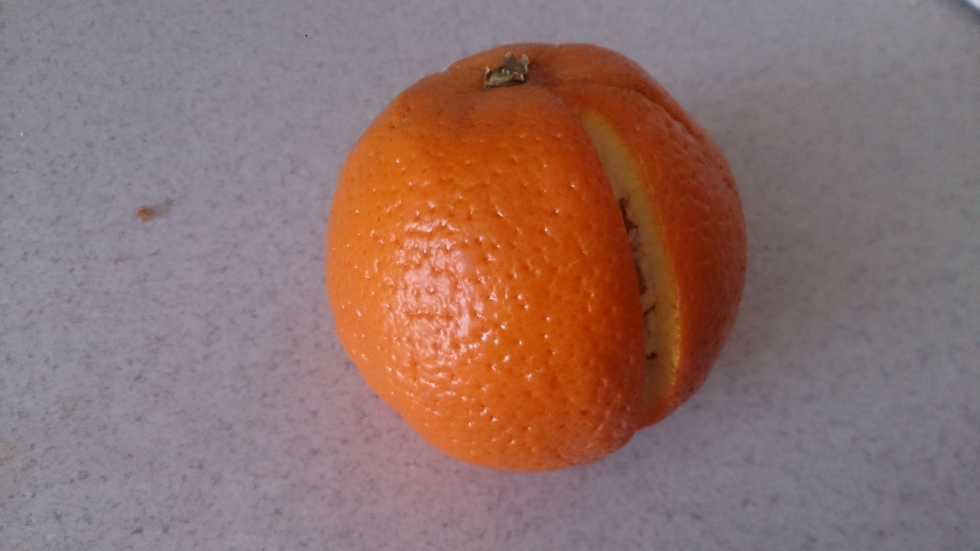
#> input picture orange/DSC_2714.JPG, 3920 x 2204 px, given as the content of the folder strawberry/, which was not available (shown at 1/4 size)
$ python fruit_detection.py
#> lines starting #> are read from the running program, lines starting #| are printed output that depends on the picture; after the words box and inside, x2 and y2 are one past the last pixel; in counts of white or black regions, pixels touching at a corner belong together; pictures that were not available may be replaced by others from this repository, and a replacement may not be noted
import cv2
import numpy as np
import argparse
from math import *
import os

class fruit_detection:
    def __init__(self, filename):
#> called with filename = 'strawberry/DSC_2714.JPG'
        self.filename = filename
        self.img_original = cv2.imread(self.filename)
#> self.img_original is the input picture: shape (2204, 3920, 3); mean B, G, R 108.7, 113.1, 143.2
        height, width, depth = self.img_original.shape
#> height = 2204; width = 3920; depth = 3

        scale =  height / 200
#> scale = 11.02

        self.img_original = cv2.resize(self.img_original,(int(width/scale),int(height/scale)))
#> self.img_original: shape (200, 355, 3)

    def edge_detection(self):

        #self.dim_x, self.dim_y = self.img_original.shape
        self.img_edge = self.img_original.copy()
        self.threshold1 = 100
        self.threshold2 = 500
        self.img_edge = cv2.Canny(self.img_edge, self.threshold1, self.threshold2)

    def show(self):
        cv2.imshow('image', self.img_original)
        cv2.waitKey(0)

    def approx_line(self, points):

        sum_x = 0.0
        sum_y = 0.0
        sum_xy = 0.0
        sum_x2 = 0.0

        points = np.array(points)

        n = len(points)

        sum_x = sum(points[:,0])
        sum_y = sum(points[:,[1]])
        sum_xy = sum([points[i,0]*points[i,1] for i in range(n)])
        sum_x2 = sum([points[i,0]**2 for i in range(n)])

        a = (float)((n*sum_xy - sum_x*sum_y)/(n*sum_x2 - sum_x**2))

        b = (float)((sum_y - a*sum_x)/n)

    def find_contours_orange(self):

        img_original = self.img_original
        img_hsv = cv2.cvtColor(img_original, cv2.COLOR_BGR2HSV)

        mask_orange = cv2.inRange(img_hsv, (0,0,0), (40,255,255))
        mask_white_neg = cv2.inRange(img_hsv, (0,0,0), (255,80,255) )

        mask_white_neg = cv2.bitwise_not(mask_white_neg)

        mask = cv2.bitwise_and(mask_white_neg, mask_orange)
        target = cv2.bitwise_and(img_hsv, img_hsv, mask=mask)

        img_gray = cv2.cvtColor(target, cv2.COLOR_BGR2GRAY)


        contours, _ = cv2.findContours(img_gray.copy(), cv2.RETR_LIST,
            cv2.CHAIN_APPROX_SIMPLE)


        return contours

    def find_contours_banana(self):
        img_original = self.img_original
        img_hsv = cv2.cvtColor(img_original, cv2.COLOR_BGR2HSV)

        mask_yellow = cv2.inRange(img_hsv, (10,0,0), (40,255,255))
        mask_white_neg = cv2.inRange(img_hsv, (0,0,0), (255,80,255) )

        mask_white_neg = cv2.bitwise_not(mask_white_neg)

        mask = cv2.bitwise_and(mask_white_neg, mask_yellow)
        target = cv2.bitwise_and(img_hsv, img_hsv, mask=mask)

        img_gray = cv2.cvtColor(target, cv2.COLOR_BGR2GRAY)


        contours, _ = cv2.findContours(img_gray.copy(), cv2.RETR_LIST,
            cv2.CHAIN_APPROX_SIMPLE)


        return contours

    def find_contours_strawberry(self):

        img_original = self.img_original
        img_hsv = cv2.cvtColor(img_original, cv2.COLOR_BGR2HSV)

        mask_orange = cv2.inRange(img_hsv, (0,0,0), (10,255,255))
        mask_white_neg = cv2.inRange(img_hsv, (0,0,0), (255,80,255) )
        mask_white_neg = cv2.bitwise_not(mask_white_neg)

        mask = cv2.bitwise_and(mask_white_neg, mask_orange)
        target = cv2.bitwise_and(img_hsv, img_hsv, mask=mask)

        img_gray = cv2.cvtColor(target, cv2.COLOR_BGR2GRAY)


        contours, _ = cv2.findContours(img_gray.copy(), cv2.RETR_LIST,
            cv2.CHAIN_APPROX_SIMPLE)


        return contours


    def detect_circle(self, contour):

        (x,y), r = cv2.minEnclosingCircle(contour)

        return(int(x), int(y)), int(r)


    def detect_fruit(self):
        img_original = self.img_original

        orange_contour = max(self.find_contours_orange(), key = cv2.contourArea)
#> in find_contours_orange, `img_hsv = cv2.cvtColor(img_original, cv2.COLOR_BGR2HSV)`: img_hsv: shape (200, 355, 3); mean H, S, V 104.5, 71.3, 146.2
#> in find_contours_orange, `mask_orange = cv2.inRange(img_hsv, (0,0,0), (40,255,255))`:
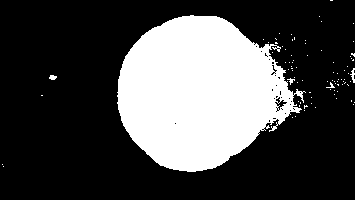
#> mask_orange: shape (200, 355); 28.7% white; 84 white regions (79 under 20 px), largest, box (x1, y1, x2, y2) and area: (117, 15, 306, 172) 20122, (350, 68, 355, 83) 37, (49, 75, 57, 80) 30, (287, 78, 295, 85) 22, (326, 82, 335, 88) 20
#> in find_contours_orange, `mask_white_neg = cv2.inRange(img_hsv, (0,0,0), (255,80,255) )`:
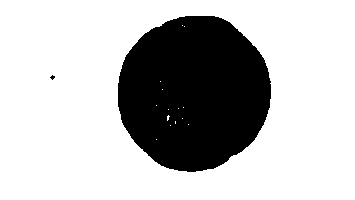
#> mask_white_neg: shape (200, 355); 73.8% white; 2 black regions (1 under 20 px), largest, box (x1, y1, x2, y2) and area: (118, 16, 271, 172) 18610
#> in find_contours_orange, `mask = cv2.bitwise_and(mask_white_neg, mask_orange)`: mask: shape (200, 355); 26.2% white; 2 white regions (1 under 20 px)
#> in find_contours_orange, `target = cv2.bitwise_and(img_hsv, img_hsv, mask=mask)`: target: shape (200, 355, 3); mean H, S, V 2.5, 53.8, 44.1
#> in find_contours_orange, `img_gray = cv2.cvtColor(target, cv2.COLOR_BGR2GRAY)`:
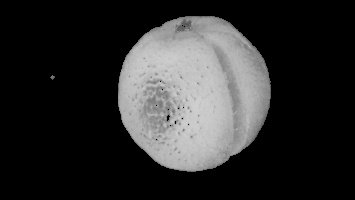
#> img_gray: shape (200, 355); min 0, max 209, mean 45.1
#> in find_contours_orange, `contours, _ = cv2.findContours(img_gray.copy(), cv2.RETR_LIST, cv2.CHA..`: contours = 16 contours, 15 with area under 20; largest, box (x1, y1, x2, y2) and area: (118, 16, 271, 172) 18404
#> orange_contour = contour of 203 points, box (x1, y1, x2, y2) (118, 16, 271, 172), area 18404
        banana_contour = max(self.find_contours_banana(), key = cv2.contourArea)
#> in find_contours_banana, `mask_yellow = cv2.inRange(img_hsv, (10,0,0), (40,255,255))`:
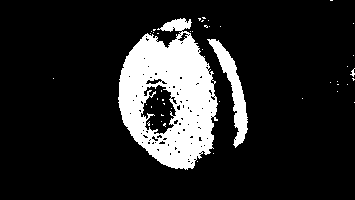
#> mask_yellow: shape (200, 355); 14.7% white; 46 white regions (43 under 20 px), largest, box (x1, y1, x2, y2) and area: (118, 18, 218, 170) 9113, (207, 39, 248, 148) 1235, (350, 68, 355, 77) 20
#> in find_contours_banana, `mask = cv2.bitwise_and(mask_white_neg, mask_yellow)`: mask: shape (200, 355); 14.7% white; 33 white regions (31 under 20 px)
#> in find_contours_banana, `target = cv2.bitwise_and(img_hsv, img_hsv, mask=mask)`: target: shape (200, 355, 3); mean H, S, V 1.6, 31.4, 27.3
#> in find_contours_banana, `img_gray = cv2.cvtColor(target, cv2.COLOR_BGR2GRAY)`:
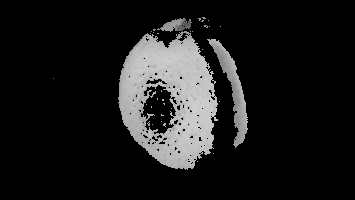
#> img_gray: shape (200, 355); min 0, max 209, mean 26.8
#> in find_contours_banana, `contours, _ = cv2.findContours(img_gray.copy(), cv2.RETR_LIST, cv2.CHA..`: contours = 138 contours, 131 with area under 20; largest, box (x1, y1, x2, y2) and area: (118, 18, 218, 170) 10314, (140, 84, 177, 135) 1212, (207, 39, 248, 148) 1114, (145, 78, 163, 85) 63, (177, 32, 189, 42) 50, (170, 96, 178, 105) 26, (151, 135, 159, 142) 22
#> banana_contour = contour of 376 points, box (x1, y1, x2, y2) (118, 18, 218, 170), area 10314
        strawberry_contour = max(self.find_contours_strawberry(), key = cv2.contourArea)
#> in find_contours_strawberry, `mask_orange = cv2.inRange(img_hsv, (0,0,0), (10,255,255))`: mask_orange: shape (200, 355); 18.4% white; 163 white regions (160 under 20 px), largest, box (x1, y1, x2, y2) and area: (117, 15, 306, 172) 12547, (49, 75, 57, 80) 30, (287, 78, 295, 85) 22
#> in find_contours_strawberry, `mask = cv2.bitwise_and(mask_white_neg, mask_orange)`:
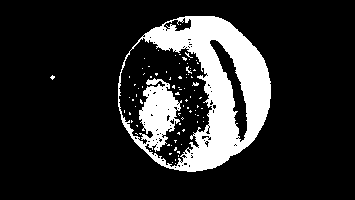
#> mask: shape (200, 355); 16% white; 81 white regions (80 under 20 px)
#> in find_contours_strawberry, `target = cv2.bitwise_and(img_hsv, img_hsv, mask=mask)`: target: shape (200, 355, 3); mean H, S, V 1.3, 31.8, 24.8
#> in find_contours_strawberry, `img_gray = cv2.cvtColor(target, cv2.COLOR_BGR2GRAY)`:
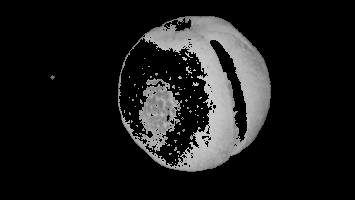
#> img_gray: shape (200, 355); min 0, max 207, mean 26.2
#> in find_contours_strawberry, `contours, _ = cv2.findContours(img_gray.copy(), cv2.RETR_LIST, cv2.CHA..`: contours = 175 contours, 170 with area under 20; largest, box (x1, y1, x2, y2) and area: (118, 16, 271, 172) 18404, (118, 37, 213, 168) 6574, (209, 39, 248, 143) 1145, (163, 17, 192, 32) 216, (201, 135, 210, 140) 22
#> strawberry_contour has the same summary as orange_contour

        (x_o, y_o), r_o = self.detect_circle(orange_contour)
#> in detect_circle, `(x,y), r = cv2.minEnclosingCircle(contour)`: x = 193; y = 92.31; r = 79.42
#> x_o = 192; y_o = 92; r_o = 79
        (x_b, y_b), r_b = self.detect_circle(banana_contour)
#> x_b = 183; y_b = 93; r_b = 75
        (x_s, y_s), r_s = self.detect_circle(strawberry_contour)
#> x_s = 192; y_s = 92; r_s = 79

        cntArea_orange = cv2.contourArea(orange_contour)
#> cntArea_orange = 18404
        cntArea_banana = cv2.contourArea(banana_contour)
#> cntArea_banana = 10314.5
        cntArea_strawberry = cv2.contourArea(strawberry_contour)
#> cntArea_strawberry = 18404

        if r_o != 0:
            cirArea_orange = pi*(r_o**2)
#> cirArea_orange = 19606.7
            ratio_orange = cntArea_orange/cirArea_orange
#> ratio_orange = 0.939
        else:
            ratio_orange = 0
        if r_b != 0:
            cirArea_banana = pi*(r_b**2)
#> cirArea_banana = 17671.5
            ratio_banana = cntArea_banana/cirArea_banana
#> ratio_banana = 0.584
        else:
            ratio_banana = 0
        if r_s != 0:
            cirArea_strawberry = pi*(r_s**2)
#> cirArea_strawberry = 19606.7
            ratio_strawberry = cntArea_strawberry/cirArea_strawberry
#> ratio_strawberry = 0.939
        else:
            ratio_strawberry = 0

        fruit = ''

        if ratio_orange > 0.8:
            fruit = 'orange'
        elif  ratio_strawberry > ratio_banana:
            fruit = 'strawberry'
        else:
            fruit = 'banana'


        print(fruit)


dir = 'strawberry/'
for filename in os.listdir(dir):
    print(filename)
    fr = fruit_detection(dir+filename)
    fr.detect_fruit()

$ run again, on orange/DSC_2718.JPG
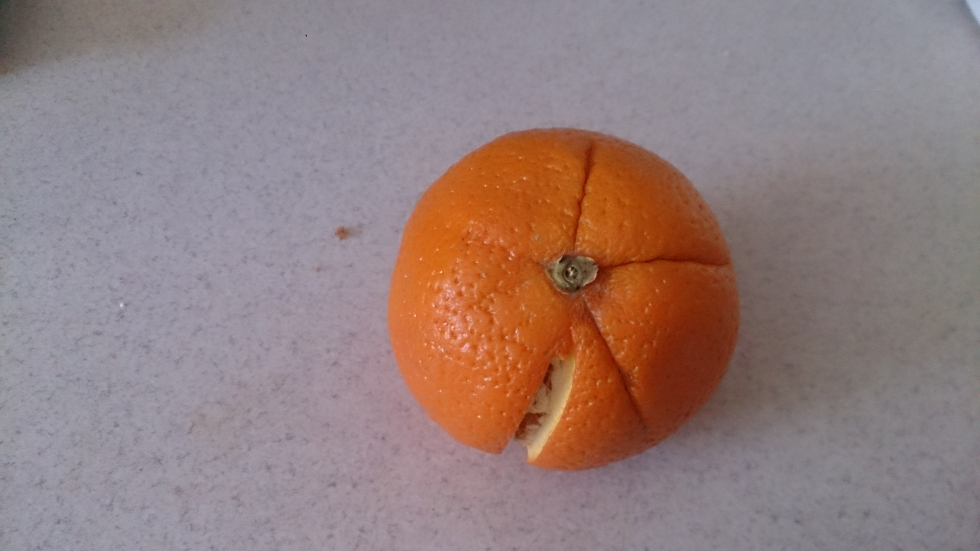
#> input picture orange/DSC_2718.JPG, 3920 x 2204 px, given as the content of the folder strawberry/, which was not available (shown at 1/4 size)
#> in __init__, self.img_original is the input picture: shape (2204, 3920, 3); mean B, G, R 124.9, 126.5, 147.9
#> self.img_original: shape (200, 355, 3)
#> img_hsv: shape (200, 355, 3); mean H, S, V 99.9, 53.7, 151.4
#> in find_contours_orange, `mask_orange = cv2.inRange(img_hsv, (0,0,0), (40,255,255))`:
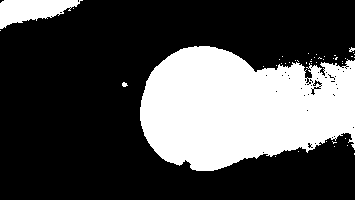
#> mask_orange: shape (200, 355); 30.1% white; 44 white regions (41 under 20 px), largest, box (x1, y1, x2, y2) and area: (140, 46, 355, 171) 19890, (0, 0, 83, 29) 1415, (122, 82, 128, 87) 21
#> in find_contours_orange, `contours, _ = cv2.findContours(img_gray.copy(), cv2.RETR_LIST, cv2.CHA..`: contours = 7 contours, 6 with area under 20; largest, box (x1, y1, x2, y2) and area: (140, 47, 269, 171) 12364
#> orange_contour = contour of 207 points, box (x1, y1, x2, y2) (140, 47, 269, 171), area 12364
#> mask_yellow: shape (200, 355); 15.8% white; 158 white regions (152 under 20 px), largest, box (x1, y1, x2, y2) and area: (141, 48, 258, 169) 8636, (325, 60, 355, 136) 1269, (0, 0, 48, 29) 733, (301, 123, 327, 142) 168, (47, 6, 62, 13) 40, (279, 134, 287, 140) 24
#> in find_contours_banana, `contours, _ = cv2.findContours(img_gray.copy(), cv2.RETR_LIST, cv2.CHA..`: contours = 89 contours, 86 with area under 20; largest, box (x1, y1, x2, y2) and area: (141, 48, 258, 169) 8572, (156, 102, 171, 126) 174, (208, 65, 213, 81) 34
#> banana_contour = contour of 481 points, box (x1, y1, x2, y2) (141, 48, 258, 169), area 8572
#> in find_contours_strawberry, `img_gray = cv2.cvtColor(target, cv2.COLOR_BGR2GRAY)`:
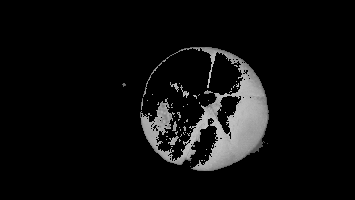
#> img_gray: shape (200, 355); min 0, max 201, mean 13.7
#> in find_contours_strawberry, `contours, _ = cv2.findContours(img_gray.copy(), cv2.RETR_LIST, cv2.CHA..`: contours = 107 contours, 104 with area under 20; largest, box (x1, y1, x2, y2) and area: (140, 47, 269, 171) 5642, (216, 95, 242, 135) 512, (168, 136, 179, 145) 33
#> strawberry_contour = contour of 714 points, box (x1, y1, x2, y2) (140, 47, 269, 171), area 5642
#> x = 206; y = 110.1; r = 66.49
#> x_o = 206; y_o = 110; r_o = 66
#> x_b = 202; y_b = 107; r_b = 62
#> x_s = 206; y_s = 110; r_s = 66
#> cntArea_orange = 12363.5
#> cntArea_banana = 8572
#> cntArea_strawberry = 5642
#> cirArea_orange = 13684.8
#> ratio_orange = 0.903
#> cirArea_banana = 12076.3
#> ratio_banana = 0.71
#> cirArea_strawberry = 13684.8
#> ratio_strawberry = 0.412

$ run again, on orange/DSC_2720.JPG
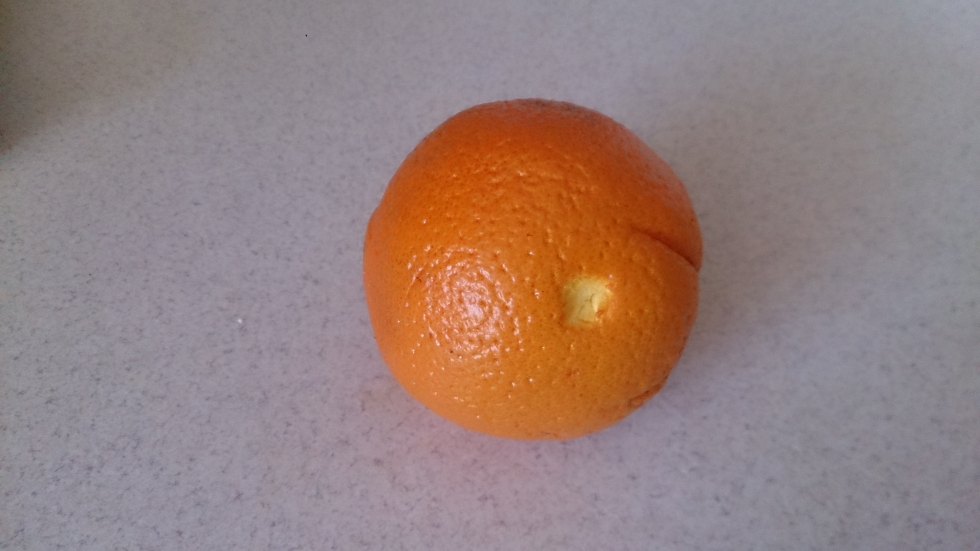
#> input picture orange/DSC_2720.JPG, 3920 x 2204 px, given as the content of the folder strawberry/, which was not available (shown at 1/4 size)
#> in __init__, self.img_original is the input picture: shape (2204, 3920, 3); mean B, G, R 125.1, 128.3, 150.1
#> self.img_original: shape (200, 355, 3)
#> img_hsv: shape (200, 355, 3); mean H, S, V 107.4, 51.9, 152.7
#> in find_contours_orange, `contours, _ = cv2.findContours(img_gray.copy(), cv2.RETR_LIST, cv2.CHA..`: contours = 15 contours, 14 with area under 20; largest, box (x1, y1, x2, y2) and area: (131, 36, 255, 160) 11995
#> orange_contour = contour of 185 points, box (x1, y1, x2, y2) (131, 36, 255, 160), area 11995
#> mask_yellow: shape (200, 355); 16.8% white; 58 white regions (55 under 20 px), largest, box (x1, y1, x2, y2) and area: (132, 45, 250, 159) 9941, (0, 0, 51, 69) 1844, (62, 4, 69, 18) 41
#> in find_contours_banana, `contours, _ = cv2.findContours(img_gray.copy(), cv2.RETR_LIST, cv2.CHA..`: contours = 70 contours, 66 with area under 20; largest, box (x1, y1, x2, y2) and area: (132, 45, 250, 159) 10048, (158, 100, 179, 120) 204, (169, 110, 182, 124) 62, (160, 96, 167, 103) 20
#> banana_contour = contour of 266 points, box (x1, y1, x2, y2) (132, 45, 250, 159), area 10048
#> in find_contours_strawberry, `img_gray = cv2.cvtColor(target, cv2.COLOR_BGR2GRAY)`:
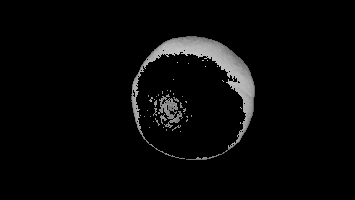
#> img_gray: shape (200, 355); min 0, max 201, mean 7.9
#> in find_contours_strawberry, `contours, _ = cv2.findContours(img_gray.copy(), cv2.RETR_LIST, cv2.CHA..`: contours = 83 contours, 80 with area under 20; largest, box (x1, y1, x2, y2) and area: (131, 36, 255, 160) 2728, (158, 94, 183, 128) 290, (232, 75, 238, 83) 24
#> strawberry_contour = contour of 459 points, box (x1, y1, x2, y2) (131, 36, 255, 160), area 2728
#> x = 192.3; y = 98.09; r = 63.42
#> x_o = 192; y_o = 98; r_o = 63
#> x_b = 191; y_b = 99; r_b = 61
#> x_s = 192; y_s = 98; r_s = 63
#> cntArea_orange = 11995
#> cntArea_banana = 10047.5
#> cntArea_strawberry = 2728
#> cirArea_orange = 12469
#> ratio_orange = 0.962
#> cirArea_banana = 11689.9
#> ratio_banana = 0.86
#> cirArea_strawberry = 12469
#> ratio_strawberry = 0.219
